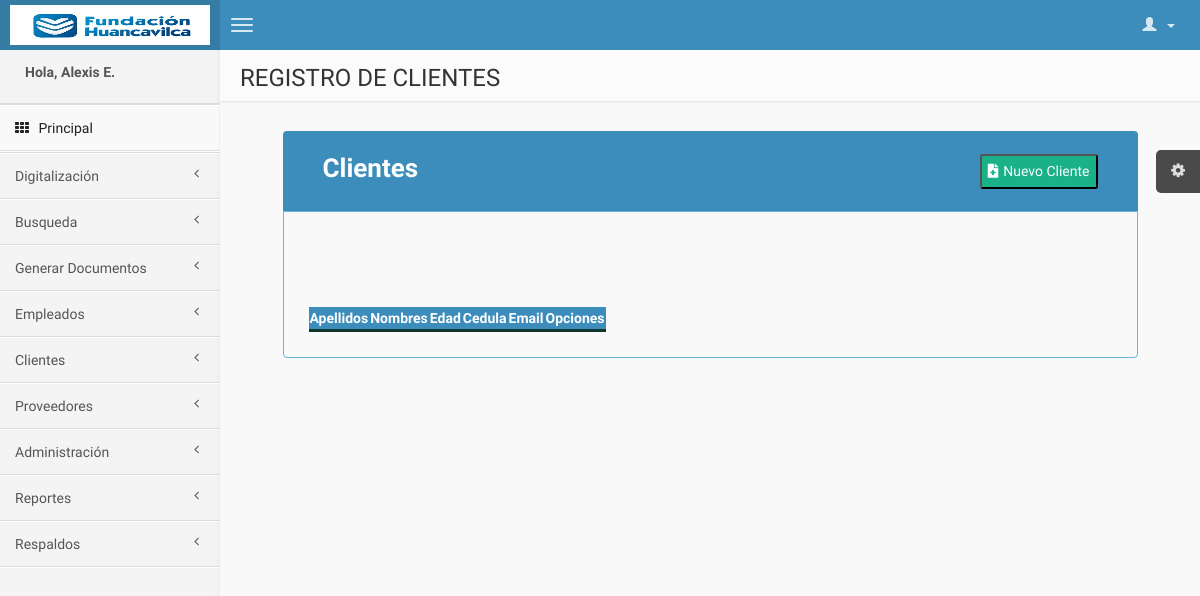
Before: /registro_clientes.php (signed in) with the older database file.
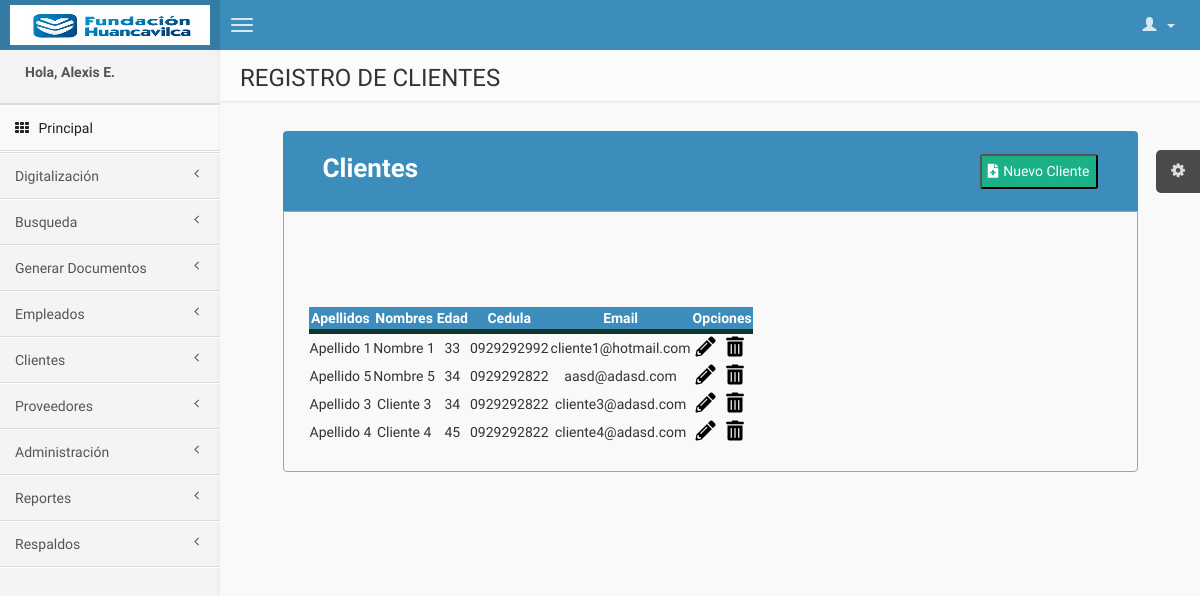
After: the same page with the newer database file.
### tables this page shows
CREATE TABLE `clientes` (
  `cl_id` int(11) NOT NULL AUTO_INCREMENT,
  `cl_feching` date NOT NULL,
  `cl_nombres` varchar(250) NOT NULL,
  `cl_apellidos` varchar(250) NOT NULL,
  `cl_cedula` varchar(15) NOT NULL,
  `cl_fecha_nacimiento` date NOT NULL,
  `cl_edad` int(2) NOT NULL,
  `cl_telefono` varchar(15) NOT NULL,
  `cl_correo` varchar(100) NOT NULL,
  `cl_direccion` varchar(300) NOT NULL,
  `epl_id` int(11) NOT NULL,
  `est_id` int(11) NOT NULL,
  PRIMARY KEY (`cl_id`),
  KEY `est__id` (`est_id`),
  KEY `epl_id` (`epl_id`),
  CONSTRAINT `clientes_ibfk_1` FOREIGN KEY (`est_id`) REFERENCES `estado` (`est_id`),
  CONSTRAINT `clientes_ibfk_2` FOREIGN KEY (`epl_id`) REFERENCES `empleados` (`epl_id`)
);

### registro_clientes.php (the view, shortened to what this page needs)
<?php
include('conexion.php');
if(isset($_SESSION['ide'])){?>
<!DOCTYPE html>
<html lang="en">
<head>
    <link rel="stylesheet" href="https://cdn.rawgit.com/olton/Metro-UI-CSS/master/build/css/metro-icons.min.css">
    <link rel="stylesheet" href="https://use.fontawesome.com/releases/v5.6.3/css/all.css">
    <link href="css/estilos.css" rel="stylesheet" type="text/css" />
    <link href="css/bootstrap.min.css" rel="stylesheet" type="text/css" />
    <link href="css/font-awesome.min.css" rel="stylesheet" type="text/css" />
    <link href="css/ionicons.min.css" rel="stylesheet" type="text/css" />
    <link href="css/AdminLTE.css" rel="stylesheet" type="text/css" />
    </head>
    <body class="skin-blue">
        <?php include('solomenu.php'); ?>
         <link rel="stylesheet" href="css/jquery.dataTables.min.css">
        <div class="wrapper row-offcanvas row-offcanvas-left">
            <aside class="right-side">
                <section class="content-header">
                    <h1>
                        REGISTRO DE CLIENTES
                    </h1>
                </section>
                <section class="content">
                    <div class="grande">
                    <div class="contenedor-optitle">
                        <div class="op-left">
                            <label class="titulo-form"><span class="mif-search mif-1x fg-pink"> </span> Clientes</label>
                        </div>
                        <div class="op-right">
                            <button class="boton1234"><i class="fas fa-file-medical esp-right"></i> Nuevo Cliente</button>
                        </div>
                    </div>
                    <div id="formu" class="contenedor-formularios">
                        <div class="content_table">
                            <br><br>
                            <table class="tabla">
                                <thead>
                                    <tr>
                                        <th>Apellidos</th>
                                        <th>Nombres</th>
                                        <th>Edad</th>
                                        <th>Cedula</th>
                                        <th>Email</th>
                                        <th>Opciones</th>
                                    </tr>
                                </thead>
                                <tr>
                                    <?php
                                        $cons2="SELECT * FROM clientes C INNER JOIN estado E ON C.est_id=E.est_id WHERE C.est_id=1";
                                        $ejec2=mysqli_query($con,$cons2);
                                        while ($row2=mysqli_fetch_array($ejec2)) {
                                    ?>
                                    <td><?php echo $row2['cl_apellidos']; ?></td>
                                    <td><?php echo $row2['cl_nombres']; ?></td>
                                    <td><?php echo $row2['cl_edad']; ?></td>
                                    <td><?php echo $row2['cl_cedula']; ?></td>
                                    <td><?php echo $row2['cl_correo']; ?></td>
                                    <td>
                                        <div class="optabla2">
                                            <a href="editar_clientes.php?id=<?php echo $row2['cl_id']; ?>" title="Editar"><i class="fas fa-pencil-alt esp-right"></i></a>
                                            <a href="#" onclick="deletelog(<?php echo $row2['cl_id']; ?>)" title="Eliminar"><i class="fas fa-trash-alt esp-right"></i></a>
                                        </div>
                                    </td>
                                </tr>
                                <?php   } ?>
                            </table>
                        </div>
                    </div>
                    </div>
            </div>
</body>
</html>
<?php }else{
    header("Location:login.php");
    }
?>

### solomenu.php (shortened to what this page needs)
<?php
if(isset($_SESSION['perfil']) AND isset($_SESSION['estado'])){
?>
<!DOCTYPE html>
<html>
<head>
    <link href="css/bootstrap.min.css" rel="stylesheet" type="text/css" />
    <link href="css/font-awesome.min.css" rel="stylesheet" type="text/css" />
    <link href="css/ionicons.min.css" rel="stylesheet" type="text/css" />
    <link href="css/AdminLTE.css" rel="stylesheet" type="text/css" />
</head>
<body class="skin-blue">
    <header class="header">
        <a href="#" class="logo">
            <img src="img/logo_fundacion.jpg" width="200" height="40">
        </a>
        <nav class="navbar navbar-static-top" role="navigation">
            <a href="#" class="navbar-btn sidebar-toggle" data-toggle="offcanvas" role="button">
                <span class="icon-bar"></span>
                <span class="icon-bar"></span>
                <span class="icon-bar"></span>
            </a>
            <div class="navbar-right">
                <ul class="nav navbar-nav">
                    <li class="dropdown messages-menu">
                        <li class="dropdown tasks-menu">
                            <li class="dropdown user user-menu">
                                <a href="#" class="dropdown-toggle" data-toggle="dropdown">
                                    <i class="glyphicon glyphicon-user"></i>
                                    <span><i class="caret"></i></span>
                                </a>
                            </li>
                        </li>
                    </li>
                </ul>
            </div>
        </nav>
    </header>
    <div class="wrapper row-offcanvas row-offcanvas-left">
        <aside class="left-side sidebar-offcanvas">
            <section class="sidebar">
                <div class="user-panel">
                    <?php
                        if (isset($_SESSION['tnom'])) {
                            $eplnom=$_SESSION['tnom'];
                        }
                    ?>
                    <div class="pull-left info">
                        <p>Hola, <?php echo $eplnom; ?></p>
                    </div>
                </div>
                <ul class="sidebar-menu">
                    <li class="treeview">
                    <li class="active">
                        <a href="inicio.php" data-ajax="false">
                            <i class="fa fa-th"></i> <span>Principal</span>
                        </a>
                    </li>
                    <li class="treeview">
                    <li class="treeview">
                        <a href="#" data-ajax="false">
                            <span>Digitalización</span>
                            <i class="fa fa-angle-left pull-right"></i>
                        </a>
                    </li>
                    <li class="treeview">
                        <a href="#">
                            <span>Busqueda</span>
                            <i class="fa fa-angle-left pull-right"></i>
                        </a>
                    </li>
                    <li class="treeview">
                        <a href="#">
                            <span>Generar Documentos </span><i class="fa fa-angle-left pull-right"></i>
                        </a>
                    </li>
                    <li class="treeview">
                        <a href="#">
                            <span>Empleados</span>
                            <i class="fa fa-angle-left pull-right"></i>
                        </a>
                    </li>
                    <li class="treeview">
                        <a href="#">
                            <span>Clientes</span>
                            <i class="fa fa-angle-left pull-right"></i>
                        </a>
                    </li>
                    <li class="treeview">
                        <a href="#">
                            <span>Proveedores</span>
                            <i class="fa fa-angle-left pull-right"></i>
                        </a>
                    </li>
                    <li class="treeview">
                        <a href="#">
                            <i class="fa fa-angle-left pull-right"></i> <span>Administración</span>
                        </a>
                    </li>
                    <li class="treeview">
                        <a href="#">
                            <i class="fa fa-angle-left pull-right"></i> <span>Reportes</span>
                        </a>
                    </li>
                    <li class="treeview">
                        <a href="#">
                            <i class="fa fa-angle-left pull-right"></i> <span>Respaldos</span>
                        </a>
                    </li>
                </ul>
            </section>
        </aside>
</body>
</html>
<?php }else{
    header('Location:login.php');
} ?>

### css/estilos.css (style rules this page uses)
.contenedor-formularios { background: #f9f9f9; padding: 25px; max-width: 900px; margin: 40px auto; margin-top: 10px; border-radius: 4px; display: flex; flex-wrap: wrap; justify-content: center; border-top-left-radius: 0px; border-top-right-radius: 0px; border: 1px solid #69b4d8; -webkit-transition: all .5s ease; -o-transition: all .5s ease; transition: all .5s ease; }
.contenedor-optitle { background: #3c8dbc; padding: 40px; max-width: 900px; margin: 0px auto; margin-bottom: -10px; margin-top: 10px; border-radius: 4px; border-bottom-left-radius: 0px; border-bottom-right-radius: 0px; display: flex; max-height: 70px; align-items: center; }
.op-left { width: 50%; }
.op-right { width: 50%; display: flex; justify-content: right; }
.grande { width: 90%; }
.titulo-form { font-size: 26px; color: white; }
.boton1234 { border-radius: 3px; background: #1ab188; color: #fff; width: auto; height: 35px; display: flex; align-items: center; }
.esp-right { margin-right: 5px; }

Changed rows visible on the page:
added clientes: cl_apellidos "Apellido 1", cl_nombres "Nombre 1", cl_edad "33", cl_cedula "0929292992", cl_correo "cliente1@hotmail.com"
added clientes: cl_apellidos "Apellido 5", cl_nombres "Nombre 5", cl_edad "34", cl_cedula "0929292822", cl_correo "aasd@adasd.com"
added clientes: cl_apellidos "Apellido 3", cl_nombres "Cliente 3", cl_edad "34", cl_cedula "0929292822", cl_correo "cliente3@adasd.com"
added clientes: cl_apellidos "Apellido 4", cl_nombres "Cliente 4", cl_edad "45", cl_cedula "0929292822", cl_correo "cliente4@adasd.com"
